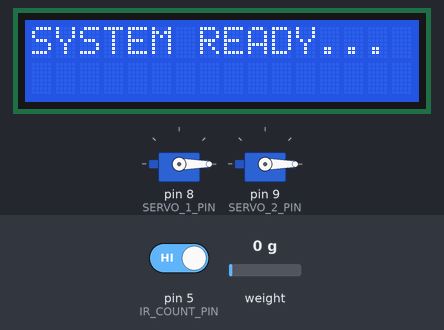
The program below on a simulated Arduino Uno, built with avr-gcc and run on an emulated ATmega328P. Parts: 2 × servo, 16×2 character LCD. Inputs (shaded band) come from the test bench; at power-on: weight on the scale 0 g, pin 5 (IR_COUNT_PIN) HIGH. What the program prints to the serial monitor is not drawn.

Above: at 3.1 s.
6.4 s: weight on the scale set to 182 g
At 8.7 s:
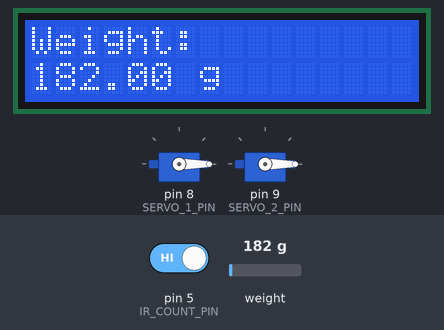
9.3 s: weight on the scale set to 216 g
At 9.9 s:
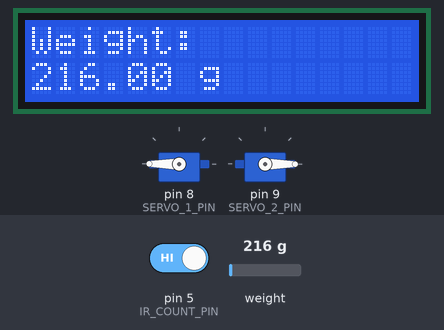
12.3 s: weight on the scale set to 100 g
At 14.7 s:
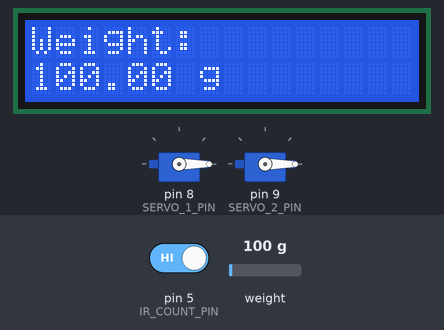
15.3 s: pin 5 (IR_COUNT_PIN) driven LOW
18.3 s: weight on the scale set to 0 g
Timing chart, 0 to 20.8 s (numbered marks = the images above; inputs shaded):
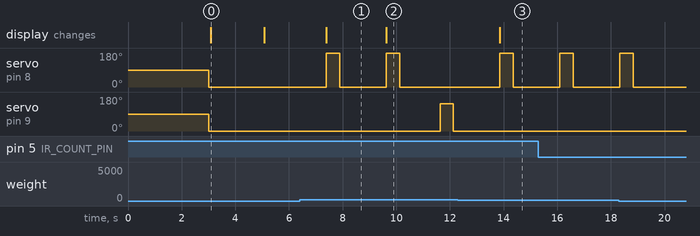

Measured:
- the behaviour switches between 200 and 201 g on weight on the scale (found by bisection; images 1 and 2)
- after the input at 6.4 s, servo on pin 8 (SERVO_1_PIN): 0° → 180° after 1.0 s, → 0° 0.50 s later; the display: changes after 1.0 s (image 1)
- after the input at 9.3 s, servo on pin 8 (SERVO_1_PIN): goes on until 10.1 s, then stays 0°; servo on pin 9 (SERVO_2_PIN): 0° → 145° after 2.3 s, → 0° 0.50 s later; the display: changes after 0.33 s (image 2)
- after the input at 12.3 s, the display: changes after 1.6 s (image 3)
- what the display in image 0 shows lasts 2.0 s, from 3.1 s to 5.1 s

The program:

main.cpp
```cpp
#include <Arduino.h>
#include "LoadCellManager.h"
#include "ServoController.h"
#include "DisplayManager.h"
#include "SystemController.h"

// ==================== CẤU HÌNH PHẦN CỨNG ====================

// Cấu hình chân kết nối HX711 LoadCell
constexpr int LOADCELL_DOUT_PIN = 2;  // Chân DATA OUT của HX711
constexpr int LOADCELL_SCK_PIN = 3;   // Chân SERIAL CLOCK của HX711

// Cấu hình chân điều khiển Servo Motor
constexpr int SERVO_1_PIN = 8;        // Servo gạt sản phẩm lỗi (rejector)
constexpr int SERVO_2_PIN = 9;        // Servo phụ (dự phòng)

// Cấu hình cảm biến IR
constexpr int IR_SENSOR_PIN = 4;      // Cảm biến IR phát hiện sản phẩm đến cân
constexpr int IR_COUNT_PIN = 5;       // Cảm biến IR đếm sản phẩm đạt chuẩn (cuối băng chuyền)

// Cấu hình màn hình LCD I2C
constexpr int LCD_ADDR = 0x27;        // Địa chỉ I2C của LCD (có thể là 0x3F)
constexpr int LCD_COLUMNS = 16;       // LCD 16 cột
constexpr int LCD_ROWS = 2;           // LCD 2 hàng

// Hệ số hiệu chuẩn cân (cần hiệu chỉnh theo cân thực tế)
constexpr float CALIBRATION_FACTOR = 340.0;  // Giá trị mẫu

// Ngưỡng phân loại sản phẩm (gram)
constexpr float WEIGHT_MIN = 50.0;    // Trọng lượng tối thiểu đạt chuẩn
constexpr float WEIGHT_MAX = 200.0;   // Trọng lượng tối đa đạt chuẩn

// ==================== KHỞI TẠO CÁC ĐỐI TƯỢNG OOP ====================

// Tạo đối tượng quản lý cân điện tử
LoadCellManager loadCell(LOADCELL_DOUT_PIN, LOADCELL_SCK_PIN, CALIBRATION_FACTOR);

// Tạo đối tượng điều khiển servo motor
ServoController servoController(SERVO_1_PIN, SERVO_2_PIN);

// Tạo đối tượng quản lý màn hình LCD
DisplayManager display(LCD_ADDR, LCD_COLUMNS, LCD_ROWS);

// Tạo đối tượng điều khiển hệ thống tổng thể
SystemController systemController(&loadCell, &servoController, &display,
                                  IR_SENSOR_PIN, IR_COUNT_PIN,
                                  WEIGHT_MIN, WEIGHT_MAX);

/**
 * @brief Hàm setup - Chạy 1 lần khi khởi động Arduino
 * @details Khởi tạo tất cả các module thông qua SystemController
 */
void setup() {
    systemController.init();  // Khởi tạo toàn bộ hệ thống
}

/**
 * @brief Hàm loop - Chạy liên tục sau khi setup hoàn tất
 * @details Thực thi chu trình chính: Đo -> Phân loại -> Hiển thị
 */
void loop() {
    systemController.run();   // Thực thi logic chính
}
```

DisplayManager.h
```cpp
/**
 * @file DisplayManager.h
 * @brief Quản lý màn hình LCD I2C để hiển thị thông tin
 * @author FTH Arduino Uno Project
 * @date 2026
 *
 * Class này quản lý việc hiển thị thông tin lên màn hình LCD 16x2 qua giao thức I2C.
 * Hiển thị trọng lượng sản phẩm và trạng thái hệ thống cho người dùng.
 */

#ifndef DISPLAY_MANAGER_H
#define DISPLAY_MANAGER_H

#include <Arduino.h>
#include "LiquidCrystal_I2C.h"

class DisplayManager {
private:
    LiquidCrystal_I2C lcd;  ///< Đối tượng LCD I2C để giao tiếp với màn hình
    int address;            ///< Địa chỉ I2C của LCD (thường là 0x27 hoặc 0x3F)
    int columns;            ///< Số cột của LCD (16 cho LCD 16x2)
    int rows;               ///< Số hàng của LCD (2 cho LCD 16x2)

public:
    /**
     * @brief Constructor - Khởi tạo DisplayManager với thông số LCD
     * @param address Địa chỉ I2C của LCD (kiểm tra bằng I2C scanner)
     * @param columns Số cột của LCD
     * @param rows Số hàng của LCD
     */
    DisplayManager(int address, int columns, int rows);

    /**
     * @brief Khởi tạo màn hình LCD
     * @details Khởi động LCD, bật backlight và hiển thị thông báo khởi động
     */
    void init();

    /**
     * @brief Xóa toàn bộ nội dung trên màn hình
     */
    void clear();

    /**
     * @brief Hiển thị chuỗi text tại vị trí con trỏ hiện tại
     * @param text Nội dung cần hiển thị
     */
    void print(const String& text);

    /**
     * @brief Hiển thị chuỗi text tại vị trí chỉ định
     * @param text Nội dung cần hiển thị
     * @param col Cột bắt đầu (0-15)
     * @param row Hàng (0-1)
     */
    void print(const String& text, int col, int row);

    /**
     * @brief Hiển thị trọng lượng đo được lên màn hình
     * @param weight Trọng lượng tính bằng gram
     */
    void displayWeight(float weight);

    /**
     * @brief Hiển thị thông báo hệ thống sẵn sàng
     * @details Hiển thị "SYSTEM READY..." trong 2 giây rồi xóa màn hình
     */
    void showStartupMessage();
};

#endif
```

LoadCellManager.h
```cpp
/**
 * @file LoadCellManager.h
 * @brief Quản lý cảm biến cân điện tử HX711 để đo trọng lượng sản phẩm
 * @author FTH Arduino Uno Project
 * @date 2026
 *
 * Class này đóng gói tất cả các chức năng liên quan đến việc đọc và xử lý
 * dữ liệu từ cảm biến cân HX711, bao gồm khởi tạo, hiệu chỉnh và đọc trọng lượng.
 */

#ifndef LOADCELL_MANAGER_H
#define LOADCELL_MANAGER_H

#include <Arduino.h>
#include "HX711.h"

class LoadCellManager {
private:
    HX711 hx711;              ///< Đối tượng HX711 để giao tiếp với cảm biến cân
    int doutPin;              ///< Chân DATA OUT của HX711
    int sckPin;               ///< Chân SERIAL CLOCK của HX711
    float calibrationFactor;  ///< Hệ số hiệu chuẩn để chuyển đổi giá trị đọc sang trọng lượng
    float filteredWeight;     ///< Giá trị sau khi đã lọc
    bool hasFilteredWeight;   ///< Đã có giá trị lọc lần đầu hay chưa
    float noiseFloor;         ///< Ngưỡng triệt nhiễu nhỏ (gần 0g)
    float spikeThreshold;     ///< Biên độ tối đa của nhiễu được chấp nhận
    float alpha;              ///< Hệ số lọc mũ (0..1)

public:
    /**
     * @brief Constructor - Khởi tạo LoadCellManager với các thông số cấu hình
     * @param doutPin Chân kết nối DATA OUT của HX711
     * @param sckPin Chân kết nối SERIAL CLOCK của HX711
     * @param calibrationFactor Hệ số hiệu chuẩn để chuyển đổi giá trị thô sang gram
     */
    LoadCellManager(int doutPin, int sckPin, float calibrationFactor);

    /**
     * @brief Khởi tạo và cấu hình cảm biến HX711
     * @details Thiết lập giao tiếp với HX711, áp dụng hệ số hiệu chuẩn và tare về 0
     */
    void init();

    /**
     * @brief Đọc trọng lượng từ cảm biến
     * @param samples Số lần đọc để lấy giá trị trung bình (mặc định: 10)
     * @return Trọng lượng đo được tính bằng gram
     */
    float getWeight(int samples = 10);

    /**
     * @brief Tare (cân bằng) cảm biến về 0
     * @details Đặt giá trị hiện tại làm mốc 0, loại bỏ trọng lượng khay chứa
     */
    void tare();

    /**
     * @brief Thay đổi hệ số hiệu chuẩn của cảm biến
     * @param factor Hệ số hiệu chuẩn mới
     */
    void setCalibrationFactor(float factor);
};

#endif
```

ServoController.h
```cpp
/**
 * @file ServoController.h
 * @brief Quản lý các servo motor để phân loại sản phẩm
 * @author FTH Arduino Uno Project
 * @date 2026
 *
 * Class này điều khiển 2 servo motor để thực hiện việc phân loại sản phẩm
 * dựa trên trọng lượng. Servo có thể đẩy sản phẩm vào các ngăn khác nhau.
 */

#ifndef SERVO_CONTROLLER_H
#define SERVO_CONTROLLER_H

#include <Arduino.h>
#include "Servo.h"

class ServoController {
private:
    Servo servo1;   ///< Servo motor thứ nhất để phân loại
    Servo servo2;   ///< Servo motor thứ hai để phân loại
    int servo1Pin;  ///< Chân điều khiển PWM cho servo 1
    int servo2Pin;  ///< Chân điều khiển PWM cho servo 2

public:
    /**
     * @brief Constructor - Khởi tạo ServoController với các chân điều khiển
     * @param servo1Pin Chân PWM để điều khiển servo thứ nhất
     * @param servo2Pin Chân PWM để điều khiển servo thứ hai
     */
    ServoController(int servo1Pin, int servo2Pin);

    /**
     * @brief Khởi tạo và kiểm tra hoạt động của các servo
     * @details Attach servo vào chân PWM, thực hiện test chuyển động để kiểm tra
     */
    void init();

    /**
     * @brief Điều khiển góc xoay của servo 1
     * @param angle Góc xoay mong muốn (0-180 độ)
     */
    void setServo1Angle(int angle);

    /**
     * @brief Điều khiển góc xoay của servo 2
     * @param angle Góc xoay mong muốn (0-180 độ)
     */
    void setServo2Angle(int angle);

    /**
     * @brief Điều khiển cả 2 servo đồng thời
     * @param angle1 Góc xoay của servo 1 (0-180 độ)
     * @param angle2 Góc xoay của servo 2 (0-180 độ)
     */
    void setBothAngles(int angle1, int angle2);

    /**
     * @brief Đưa tất cả servo về vị trí ban đầu (0 độ)
     */
    void resetPosition();
};

#endif
```

SystemController.h
```cpp
/**
 * @file SystemController.h
 * @brief Bộ điều khiển tổng thể của hệ thống phân loại sản phẩm
 * @author FTH Arduino Uno Project
 * @date 2026
 *
 * Đây là class chính điều phối tất cả các module trong hệ thống phân loại sản phẩm.
 * Nó tích hợp LoadCellManager, ServoController và DisplayManager để thực hiện
 * quy trình: Đo trọng lượng -> Phân loại -> Hiển thị kết quả
 */

#ifndef SYSTEM_CONTROLLER_H
#define SYSTEM_CONTROLLER_H

#include <Arduino.h>
#include "LoadCellManager.h"
#include "ServoController.h"
#include "DisplayManager.h"

// Trạng thái hệ thống
enum SystemState {
    STATE_IDLE,       // Chờ sản phẩm
    STATE_WEIGHING,   // Đang cân
    STATE_SORTING     // Đang phân loại
};

class SystemController {
private:
    LoadCellManager* loadCell;          ///< Con trỏ đến module quản lý cân điện tử
    ServoController* servoController;   ///< Con trỏ đến module điều khiển servo
    DisplayManager* display;            ///< Con trỏ đến module quản lý màn hình

    int irSensorPin;                    ///< Cảm biến IR phát hiện sản phẩm đến cân
    int irCountPin;                     ///< Cảm biến IR đếm sản phẩm đạt chuẩn

    float weightMin;                    ///< Ngưỡng trọng lượng tối thiểu (gram)
    float weightMax;                    ///< Ngưỡng trọng lượng tối đa (gram)

    int passCount;                      ///< Số sản phẩm đạt chuẩn
    int rejectCount;                    ///< Số sản phẩm bị loại

    SystemState currentState;           ///< Trạng thái hiện tại
    bool lastIRCountState;              ///< Trạng thái trước của cảm biến đếm (để phát hiện cạnh)

public:
    /**
     * @brief Constructor - Khởi tạo SystemController với các module con
     * @param loadCell Con trỏ đến đối tượng LoadCellManager
     * @param servoController Con trỏ đến đối tượng ServoController
     * @param display Con trỏ đến đối tượng DisplayManager
     * @param irSensorPin Chân cảm biến IR phát hiện sản phẩm
     * @param irCountPin Chân cảm biến IR đếm sản phẩm đạt chuẩn
     * @param weightMin Ngưỡng trọng lượng tối thiểu
     * @param weightMax Ngưỡng trọng lượng tối đa
     */
    SystemController(LoadCellManager* loadCell, ServoController* servoController, DisplayManager* display,
                     int irSensorPin, int irCountPin, float weightMin, float weightMax);

    /**
     * @brief Khởi tạo tất cả các module của hệ thống
     * @details Khởi động Serial, LoadCell, Servo và Display theo thứ tự
     */
    void init();

    /**
     * @brief Thực thi chu trình chính của hệ thống
     * @details Đo trọng lượng -> Hiển thị -> Phân loại sản phẩm
     */
    void run();

    /**
     * @brief Lấy số sản phẩm đạt chuẩn
     */
    int getPassCount();

    /**
     * @brief Lấy số sản phẩm bị loại
     */
    int getRejectCount();

private:
    /**
     * @brief Kiểm tra sản phẩm có đạt chuẩn không
     * @param weight Trọng lượng sản phẩm (gram)
     * @return true nếu đạt chuẩn [50-200g], false nếu loại
     */
    bool isProductValid(float weight);

    /**
     * @brief Xử lý logic phân loại dựa trên trọng lượng
     * @param weight Trọng lượng cần xử lý (gram)
     */
    void processWeight(float weight);

    /**
     * @brief Kiểm tra và đếm sản phẩm đạt chuẩn từ cảm biến IR cuối băng chuyền
     */
    void checkPassCounter();
};

#endif
```

DisplayManager.cpp
```cpp
/**
 * @file DisplayManager.cpp
 * @brief Implementation của DisplayManager class
 */

#include "DisplayManager.h"

/**
 * Constructor - Khởi tạo đối tượng LCD với các thông số cấu hình
 */
DisplayManager::DisplayManager(int address, int columns, int rows)
    : lcd(address, columns, rows), address(address), columns(columns), rows(rows) {
}

/**
 * Khởi tạo LCD và hiển thị thông báo khởi động
 * Bước 1: Khởi động LCD
 * Bước 2: Bật đèn nền (backlight)
 * Bước 3: Hiển thị thông báo hệ thống sẵn sàng
 */
void DisplayManager::init() {
    lcd.init();
    lcd.backlight();
    showStartupMessage();
}

/**
 * Xóa toàn bộ màn hình LCD
 * Tất cả ký tự sẽ bị xóa và con trỏ về vị trí (0,0)
 */
void DisplayManager::clear() {
    lcd.clear();
}

/**
 * Hiển thị text tại vị trí con trỏ hiện tại
 */
void DisplayManager::print(const String& text) {
    lcd.print(text);
}

/**
 * Hiển thị text tại vị trí chỉ định trên màn hình
 * Đặt con trỏ trước khi in để kiểm soát vị trí chính xác
 */
void DisplayManager::print(const String& text, int col, int row) {
    lcd.setCursor(col, row);
    lcd.print(text);
}

/**
 * Hiển thị trọng lượng dưới dạng:
 * Hàng 1: "Weight:"
 * Hàng 2: "<giá_trị> g"
 * Thêm khoảng trắng để xóa ký tự cũ còn sót lại
 */
void DisplayManager::displayWeight(float weight) {
    lcd.setCursor(0, 0);
    lcd.print("Weight:         ");  // Xóa dữ liệu cũ
    lcd.setCursor(0, 1);
    lcd.print(weight);
    lcd.print(" g      ");  // Xóa dữ liệu cũ
}

/**
 * Hiển thị thông báo hệ thống sẵn sàng
 * Thông báo sẽ hiển thị trong 2 giây rồi tự động xóa
 * Góp phần tạo trải nghiệm người dùng tốt hơn
 */
void DisplayManager::showStartupMessage() {
    lcd.print("SYSTEM READY...");
    delay(2000);
    lcd.clear();
}
```

LoadCellManager.cpp
```cpp
/**
 * @file LoadCellManager.cpp
 * @brief Implementation của LoadCellManager class
 */

#include "LoadCellManager.h"
#include <math.h>

/**
 * Constructor - Lưu trữ các thông số cấu hình
 * Không thực hiện khởi tạo phần cứng tại đây, chỉ lưu tham số
 */
LoadCellManager::LoadCellManager(int doutPin, int sckPin, float calibrationFactor)
    : doutPin(doutPin),
      sckPin(sckPin),
      calibrationFactor(calibrationFactor),
      filteredWeight(0.0f),
      hasFilteredWeight(false),
      noiseFloor(3.0f),
      spikeThreshold(50.0f),
      alpha(0.25f) {
}

/**
 * Khởi tạo kết nối với HX711 và cấu hình cảm biến
 * Bước 1: Thiết lập các chân giao tiếp
 * Bước 2: Áp dụng hệ số hiệu chuẩn
 * Bước 3: Tare về 0 để loại bỏ trọng lượng bát/khay chứa
 */
void LoadCellManager::init() {
    hx711.begin(doutPin, sckPin);
    hx711.set_scale(calibrationFactor);
    hx711.tare();  // Đặt điểm 0 ban đầu
    Serial.println("LoadCell Initialized");
}

/**
 * Đọc trọng lượng nhanh với median filter để loại nhiễu
 * Median filter: lấy giá trị ở giữa sau khi sắp xếp - loại bỏ spike hiệu quả
 * @param samples Số mẫu đọc (mặc định 5 - tối ưu cho tốc độ và độ chính xác)
 * @return Trọng lượng tính bằng gram
 */
float LoadCellManager::getWeight(int samples) {
    if (!hx711.is_ready()) {
        return 0;
    }

    // Giới hạn samples để đảm bảo tốc độ (5 mẫu là tối ưu)
    if (samples > 7) samples = 7;
    if (samples < 3) samples = 3;

    // Đọc nhiều mẫu
    float readings[7];
    for (int i = 0; i < samples; i++) {
        readings[i] = hx711.get_units(1);
    }

    // Sắp xếp mảng (insertion sort - nhanh cho mảng nhỏ)
    for (int i = 1; i < samples; i++) {
        float key = readings[i];
        int j = i - 1;
        while (j >= 0 && readings[j] > key) {
            readings[j + 1] = readings[j];
            j--;
        }
        readings[j + 1] = key;
    }

    // Trả về giá trị median (ở giữa) - loại bỏ spike cao và thấp
    return readings[samples / 2];
}

/**
 * Đặt lại điểm 0 của cảm biến
 * Sử dụng khi cần loại bỏ trọng lượng của vật chứa
 */
void LoadCellManager::tare() {
    hx711.tare();
}

/**
 * Cập nhật hệ số hiệu chuẩn
 * Hệ số này quyết định độ chính xác của phép đo
 * Cần hiệu chuẩn bằng cách sử dụng các quả cân chuẩn
 */
void LoadCellManager::setCalibrationFactor(float factor) {
    calibrationFactor = factor;
    hx711.set_scale(calibrationFactor);
}
```

ServoController.cpp
```cpp
/**
 * @file ServoController.cpp
 * @brief Implementation của ServoController class
 */

#include "ServoController.h"

/**
 * Constructor - Lưu trữ thông tin chân điều khiển
 */
ServoController::ServoController(int servo1Pin, int servo2Pin)
    : servo1Pin(servo1Pin), servo2Pin(servo2Pin) {
}

/**
 * Khởi tạo và kiểm tra servo motor
 * Bước 1: Gắn servo vào các chân PWM
 * Bước 2: Thực hiện chuỗi kiểm tra (90° -> 0°) để đảm bảo hoạt động bình thường
 */
void ServoController::init() {
    servo1.attach(servo1Pin);
    servo2.attach(servo2Pin);

    // Kiểm tra hoạt động: chuyển động từ 90° về 0°
    servo1.write(90);
    servo2.write(90);
    delay(1000);  // Chờ servo đến vị trí
    servo1.write(0);
    servo2.write(0);

    Serial.println("Servos Initialized");
}

/**
 * Điều khiển servo 1 đến góc chỉ định
 * Sử dụng để đẩy sản phẩm vào ngăn tương ứng
 */
void ServoController::setServo1Angle(int angle) {
    servo1.write(angle);
}

/**
 * Điều khiển servo 2 đến góc chỉ định
 * Sử dụng để đẩy sản phẩm vào ngăn tương ứng
 */
void ServoController::setServo2Angle(int angle) {
    servo2.write(angle);
}

/**
 * Điều khiển cả 2 servo cùng lúc
 * Hữu ích khi cần phối hợp chuyển động đồng bộ
 */
void ServoController::setBothAngles(int angle1, int angle2) {
    servo1.write(angle1);
    servo2.write(angle2);
}

/**
 * Đưa tất cả servo về vị trí ban đầu (0 độ)
 * Sử dụng khi cần reset hệ thống hoặc kết thúc quy trình phân loại
 */
void ServoController::resetPosition() {
    servo1.write(0);
    servo2.write(0);
}
```

Source omitted: SystemController.cpp (5982 bytes)
